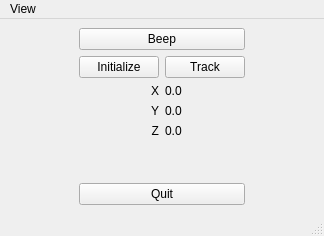
<?xml version="1.0" encoding="UTF-8"?>
<ui version="4.0">
 <class>MainWindow</class>
 <widget class="QMainWindow" name="MainWindow">
  <property name="geometry">
   <rect>
    <x>0</x>
    <y>0</y>
    <width>324</width>
    <height>236</height>
   </rect>
  </property>
  <property name="windowTitle">
   <string>MainWindow</string>
  </property>
  <widget class="QWidget" name="CentralWidget">
   <layout class="QGridLayout" name="gridLayout">
    <item row="6" column="1" colspan="2">
     <widget class="QPushButton" name="ButtonQuit">
      <property name="text">
       <string>Quit</string>
      </property>
     </widget>
    </item>
    <item row="1" column="2">
     <widget class="QPushButton" name="ButtonTrack">
      <property name="text">
       <string>Track</string>
      </property>
      <property name="checkable">
       <bool>true</bool>
      </property>
     </widget>
    </item>
    <item row="5" column="1" colspan="2">
     <spacer name="SpacerBottom">
      <property name="orientation">
       <enum>Qt::Vertical</enum>
      </property>
      <property name="sizeHint" stdset="0">
       <size>
        <width>20</width>
        <height>40</height>
       </size>
      </property>
     </spacer>
    </item>
    <item row="2" column="2">
     <widget class="QLabel" name="PositionX">
      <property name="text">
       <string>0.0</string>
      </property>
     </widget>
    </item>
    <item row="3" column="2">
     <widget class="QLabel" name="PositionY">
      <property name="text">
       <string>0.0</string>
      </property>
     </widget>
    </item>
    <item row="4" column="2">
     <widget class="QLabel" name="PositionZ">
      <property name="text">
       <string>0.0</string>
      </property>
     </widget>
    </item>
    <item row="1" column="1">
     <widget class="QPushButton" name="ButtonInitialize">
      <property name="text">
       <string>Initialize</string>
      </property>
     </widget>
    </item>
    <item row="2" column="1">
     <widget class="QLabel" name="label">
      <property name="text">
       <string>X</string>
      </property>
      <property name="alignment">
       <set>Qt::AlignRight|Qt::AlignTrailing|Qt::AlignVCenter</set>
      </property>
     </widget>
    </item>
    <item row="3" column="1">
     <widget class="QLabel" name="label_2">
      <property name="text">
       <string>Y</string>
      </property>
      <property name="alignment">
       <set>Qt::AlignRight|Qt::AlignTrailing|Qt::AlignVCenter</set>
      </property>
     </widget>
    </item>
    <item row="4" column="1">
     <widget class="QLabel" name="label_3">
      <property name="text">
       <string>Z</string>
      </property>
      <property name="alignment">
       <set>Qt::AlignRight|Qt::AlignTrailing|Qt::AlignVCenter</set>
      </property>
     </widget>
    </item>
    <item row="0" column="1" colspan="2">
     <widget class="QPushButton" name="ButtonBeep">
      <property name="text">
       <string>Beep</string>
      </property>
     </widget>
    </item>
    <item row="0" column="0">
     <spacer name="SpacerLeft">
      <property name="orientation">
       <enum>Qt::Horizontal</enum>
      </property>
      <property name="sizeHint" stdset="0">
       <size>
        <width>40</width>
        <height>20</height>
       </size>
      </property>
     </spacer>
    </item>
    <item row="0" column="3">
     <spacer name="SpacerRight">
      <property name="orientation">
       <enum>Qt::Horizontal</enum>
      </property>
      <property name="sizeHint" stdset="0">
       <size>
        <width>40</width>
        <height>20</height>
       </size>
      </property>
     </spacer>
    </item>
   </layout>
  </widget>
  <widget class="QMenuBar" name="MenuBar">
   <property name="geometry">
    <rect>
     <x>0</x>
     <y>0</y>
     <width>324</width>
     <height>21</height>
    </rect>
   </property>
   <widget class="QMenu" name="menuView">
    <property name="title">
     <string>View</string>
    </property>
    <addaction name="ActionNormalScreen"/>
    <addaction name="ActionFullScreen"/>
   </widget>
   <addaction name="menuView"/>
  </widget>
  <widget class="QStatusBar" name="StatusBar"/>
  <action name="ActionFullScreen">
   <property name="text">
    <string>FullScreen</string>
   </property>
  </action>
  <action name="ActionNormalScreen">
   <property name="text">
    <string>NormalScreen</string>
   </property>
  </action>
 </widget>
 <resources/>
 <connections>
  <connection>
   <sender>ActionFullScreen</sender>
   <signal>triggered()</signal>
   <receiver>MainWindow</receiver>
   <slot>showFullScreen()</slot>
   <hints>
    <hint type="sourcelabel">
     <x>-1</x>
     <y>-1</y>
    </hint>
    <hint type="destinationlabel">
     <x>199</x>
     <y>199</y>
    </hint>
   </hints>
  </connection>
  <connection>
   <sender>ActionNormalScreen</sender>
   <signal>triggered()</signal>
   <receiver>MainWindow</receiver>
   <slot>showNormal()</slot>
   <hints>
    <hint type="sourcelabel">
     <x>-1</x>
     <y>-1</y>
    </hint>
    <hint type="destinationlabel">
     <x>199</x>
     <y>199</y>
    </hint>
   </hints>
  </connection>
  <connection>
   <sender>ButtonQuit</sender>
   <signal>clicked()</signal>
   <receiver>MainWindow</receiver>
   <slot>close()</slot>
   <hints>
    <hint type="sourcelabel">
     <x>99</x>
     <y>45</y>
    </hint>
    <hint type="destinationlabel">
     <x>99</x>
     <y>49</y>
    </hint>
   </hints>
  </connection>
 </connections>
</ui>
